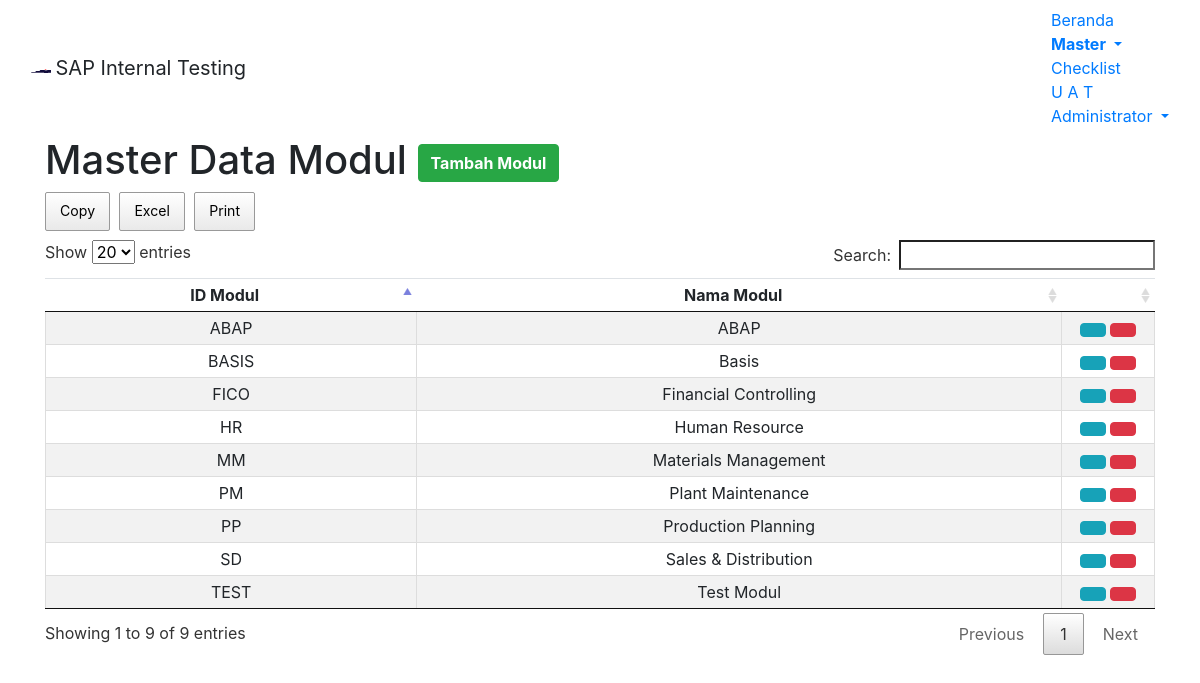
The page /module/home/m-modul.php (signed in) on the database its author committed.
### tables this page shows
CREATE TABLE `m_modul` (
  `id` int(11) NOT NULL,
  `idmodul` varchar(255) NOT NULL,
  `namemodul` varchar(255) NOT NULL,
  `chg_by` varchar(255) DEFAULT NULL,
  `chg_date` datetime DEFAULT NULL
);

### module/home/m-modul.php (the view, shortened to what this page needs)
<!DOCTYPE html>
<?php
	$root = "../../";
?>
 <html lang="en-US">
<head>
<link href="<?php echo $root; ?>assets/css/bootstrap.min.css" rel="stylesheet">
<link href="<?php echo $root; ?>assets/datatables/media/css/jquery.dataTables.min.css" rel="stylesheet">
<link href="<?php echo $root; ?>assets/datatables/media/css/buttons.dataTables.min.css" rel="stylesheet">
<link href="<?php echo $root; ?>assets/bs-select/css/bootstrap-select.min.css" rel="stylesheet">
<body>
	<nav class="navbar navbar-default">
	  <div class="container-fluid">
		<div class="navbar-header">
		  <img alt="Samator" class="navbar-text" src="<?php echo $root; ?>assets/images/s-logo.png" width="20" height="20">
		  <a class="navbar-brand">SAP Internal Testing</a>
		</div>
		<ul class="nav navbar-nav navbar-right">
			<li><a href="<?php echo $root; ?>module/home/home.php">Beranda</a></li>
			<li class="dropdown active">
				<a class="dropdown-toggle" data-toggle="dropdown" href="#"><b>Master
				<span class="caret"></span></b></a>
			</li>
			<li><a href="<?php echo $root; ?>module/home/checklist.php">Checklist</a></li>
			<li><a href="<?php echo $root; ?>module/home/uat.php">U A T</a></li>
			<li class="dropdown">
				<a class="dropdown-toggle" data-toggle="dropdown" href="#"><span class="glyphicon glyphicon-user" aria-hidden="true"></span>
				<?php echo $_SESSION["longname"]; ?>
				<span class="caret"></span></a>
			</li>
		</ul>
	  </div>
	</nav>
	<div class="container container-fluid">
		<h1>Master Data Modul
			<?php
				if ($_SESSION['modul']=="ABAP" || $_SESSION['modul']=="BASIS")
				{
			?>
			<button type="button" class="btn btn-success pull-right" data-toggle="modal" data-target="#modalAddModul"><span class="glyphicon glyphicon-plus"></span> <b>Tambah Modul</b></button>
			<?php
				}
				else
				{
				}
			?>
		</h1>
	</div>
	<div class="container container-fluid">
		<table id="tableModul" class="table table-hover text-center table-striped compact cell-border">
			<thead>
				<tr>
					<td><b>ID Modul</b></td>
					<td><b>Nama Modul</b></td>
					<?php if ($_SESSION['modul']=="ABAP" || $_SESSION['modul']=="BASIS") { ?>
					<td class="col-md-1"></td>
					<?php } else {} ?>
				</tr>
			</thead>
			<tbody>
			<?php
				$con = mysqli_connect("localhost","root","","saptest");
				$query = "SELECT * FROM m_modul";
				$result = mysqli_query($con,$query);
				while($row = mysqli_fetch_array($result,MYSQLI_ASSOC))
				{
					echo "<tr>";
						echo "<td style:'border=1px solid black'>".$row['idmodul']."</td>";
						echo "<td style:'border=1px solid black>".$row['namemodul']."</td>";
					if ($_SESSION['modul']=="ABAP" || $_SESSION['modul']=="BASIS")
						{
			?>
							<td><a class='btn btn-info btn-xs' data-toggle='modal' href="#modalEditModul<?php echo $row['idmodul']; ?>"><span class='glyphicon glyphicon-pencil'></span></a>
							<a class='btn btn-danger btn-xs' data-toggle='modal' href="#modalDelModul<?php echo $row['idmodul']; ?>"><span class='glyphicon glyphicon-trash'></span></a></td>
			<?php
						}
						else
						{
						}
					echo "</tr>";
				}
			?>
			</tbody>
		</table>
	</div>
</body>

### rows shown on the page
m_modul: idmodul "ABAP", namemodul "ABAP"
m_modul: idmodul "BASIS", namemodul "Basis"
m_modul: idmodul "FICO", namemodul "Financial Controlling"
m_modul: idmodul "MM", namemodul "Materials Management"
m_modul: idmodul "PM", namemodul "Plant Maintenance"
m_modul: idmodul "PP", namemodul "Production Planning"
m_modul: idmodul "SD", namemodul "Sales & Distribution"
m_modul: idmodul "HR", namemodul "Human Resource"
m_modul: idmodul "TEST", namemodul "Test Modul"

### other values the page prints
$_SESSION["longname"] "Administrator"
